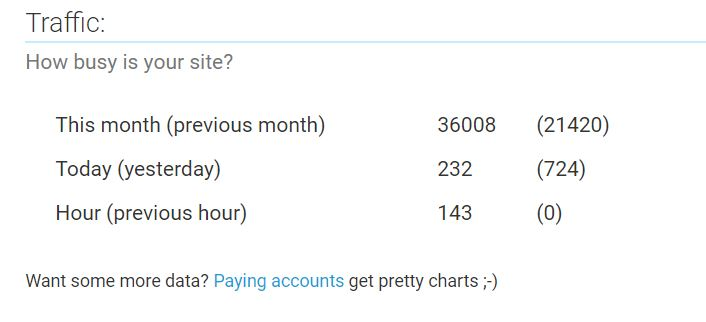
#> input picture Ekran Alıntısı.JPG, 706 x 322 px, given in place of the camera
$ python kamera3.py
#> lines starting #> are read from the running program, lines starting #| are printed output that depends on the picture; after the words box and inside, x2 and y2 are one past the last pixel; in counts of white or black regions, pixels touching at a corner belong together
#> further down, frame is the input picture: shape (322, 706, 3); mean B, G, R 249.1, 249.2, 248.7
import cv2


def sketch(image):
    img_gray = cv2.cvtColor(frame, cv2.COLOR_BGR2GRAY)
    img_gray_blur = cv2.GaussianBlur(img_gray, (5, 5), 0)
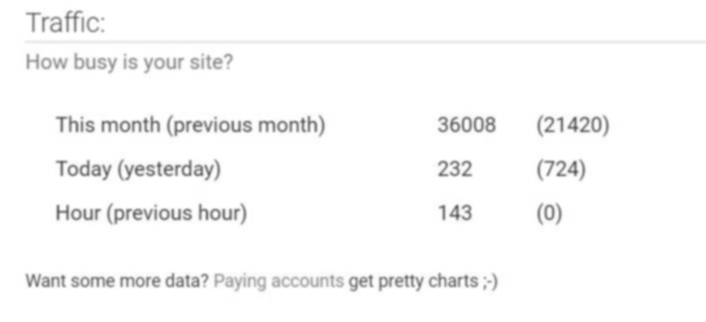
#> img_gray_blur: shape (322, 706); min 93, max 255, mean 249
    canny_edges = cv2.Canny(img_gray_blur, 10, 70)
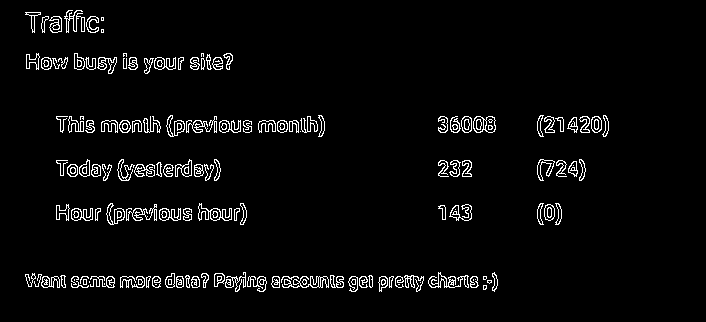
#> canny_edges: shape (322, 706); 3.8% white in thin lines or dots, all inside (x1, y1, x2, y2) = (25, 10, 609, 292)
    ret, mask = cv2.threshold(canny_edges, 70, 255, cv2.THRESH_BINARY_INV)
    return mask


cap = cv2.VideoCapture(0)

while True:
    ret, frame = cap.read()
    cv2.imshow('Our Live Sketcher', sketch(frame))
    if cv2.waitKey(1) == 13:
#> (key Esc is pressed here)
        break

cap.release()
cv2.destroyAllWindows()
